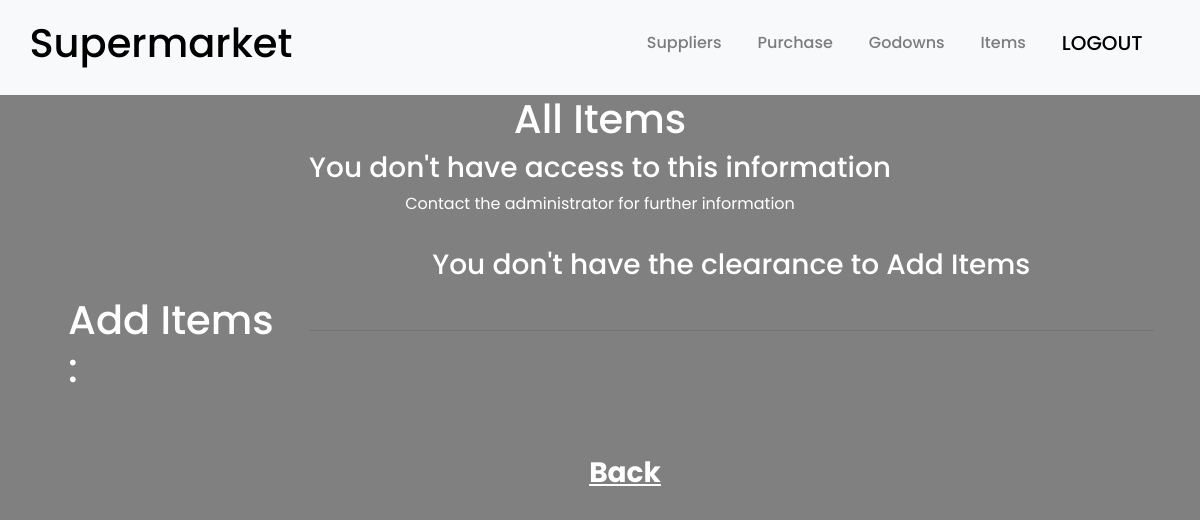
The app's page /items.php (signed in), older data.
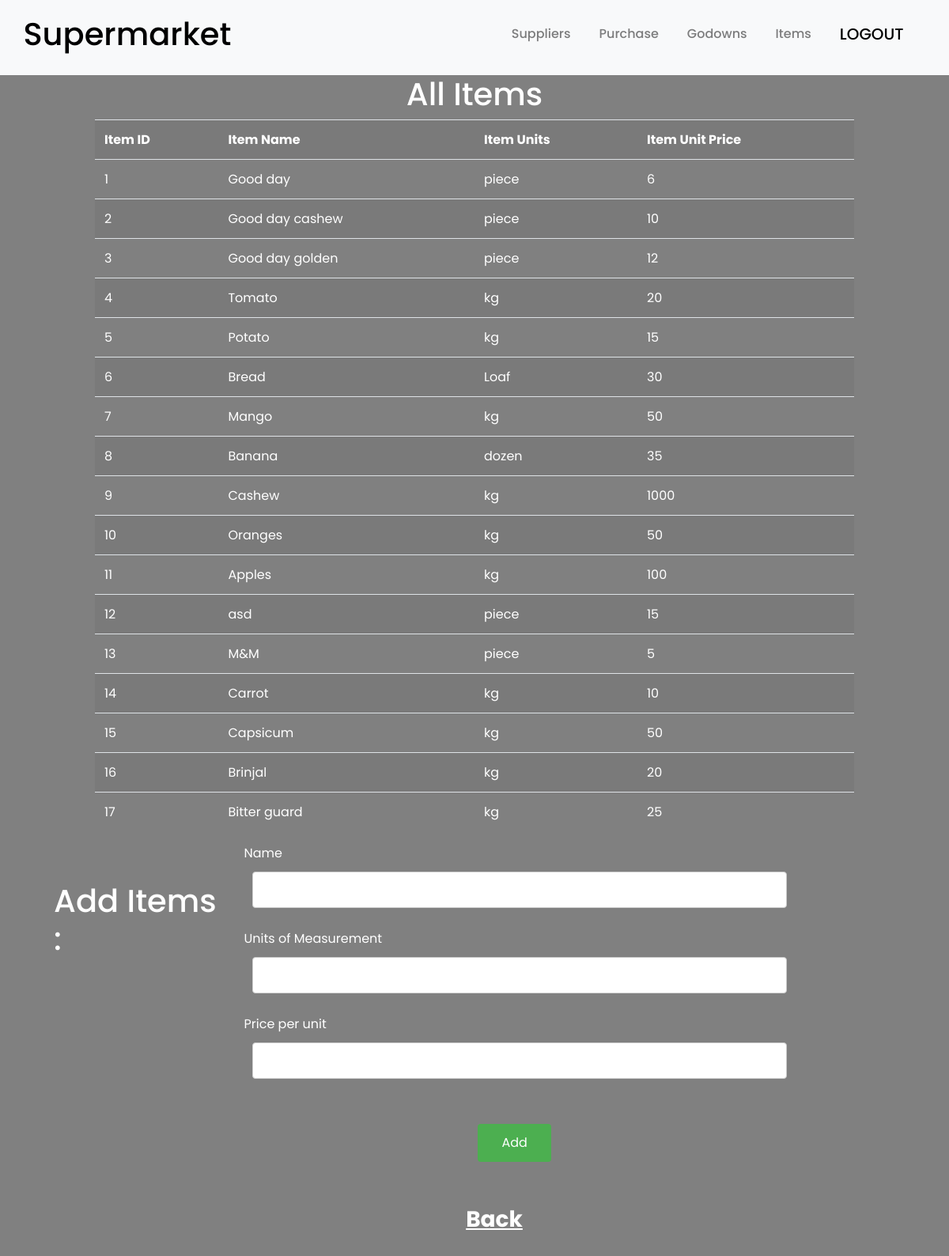
The same page, newer data.
### tables this page shows
CREATE TABLE `item` (
  `Item_ID` smallint(6) NOT NULL,
  `Item_Name` varchar(20) NOT NULL,
  `Item_Units` varchar(10) NOT NULL,
  `Item_Unit_Price` float NOT NULL
);

### items.php (the view, shortened to what this page needs)
<?php include "head.php";
	$Eid = $_SESSION['Eid'];
    $servername = "localhost";
    $username = "root";
    $password = "";
    $dbname = "supermarket";
    $conn = new mysqli($servername, $username, $password, $dbname);
    echo "<h1><center>All Items</center></h1>";
    $perm_sql = "SELECT Read_Access FROM Access_Matrix WHERE Employee_ID = $Eid AND Objects_ID='items' ";
    $permissions = $conn->query($perm_sql);
    if($permissions->fetch_assoc()['Read_Access'] == true)
    {
        $sql = "SELECT * FROM item";
        $result = $conn->query($sql);
        if ($result->num_rows > 0) {
            echo "<table class = 'table table-hover table-striped' ><tr><th>Item ID</th><th>Item Name</th><th>Item Units</th><th>Item Unit Price</th></tr>";
            while($row = $result->fetch_assoc()) {
                echo "<tr><td>" . $row["Item_ID"]. "</td><td>" . $row["Item_Name"]. "</td><td>" . $row["Item_Units"]. "</td><td>" . $row["Item_Unit_Price"]. "</td></tr>";
            }
            echo "</table>";
        } else {
            echo "0 results";
        }
    }else{
        echo"<center>
            <h3>You don't have access to this information<br></h3>
            <p>Contact the administrator for further information</p>
        </center>";
    }
?>
<div class = "container-fluid row padding">
    <div class="col-lg-3 col-md-6 col-sm-6" >
        <h1 style = "padding-left: 20%"><br>Add Items : </h1>
    </div>
    <div class="col-lg-9 col-md-6 col-sm-6" >
        <?php
            $mysqli = new mysqli($servername, $username, $password, $dbname);
            $Eid = $_SESSION['Eid'];
            $perm_sql = "SELECT Write_Access FROM Access_Matrix WHERE Employee_ID = $Eid AND Objects_ID='items' ";
            $permissions = $mysqli->query($perm_sql);
            if($permissions->fetch_assoc()['Write_Access'] == false)
            {
                echo"<center>
                    <h3>You don't have the clearance to Add Items</h3>
                </center><br><hr><br>";
            }
            else{
                echo'<form method="post" id="item_putter">
                    <label>Name</label>
                    <br>
                    <input type="text" name="name" required>
                    <br><br>
                    <label>Units of Measurement</label>
                    <br>
                    <input type="varchar" name="units" required>
                    <br><br>
                    <label>Price per unit</label>
                    <br>
                    <input type="double" name="price" required
                        style = "width: 80%;
                        padding: 10px 20px;
                        margin: 3px 10px;
                        display: inline-block;
                        border: 1px solid #ccc;
                        border-radius: 4px;
                        box-sizing: border-box;"
                    >
                    <br><br>
                    <input type="submit" name="button2" value = "Add">
                </form>';
            }
        ?>
    </div>
</div>
<center>
    <h3>
    <a href='home.php' style = "color : white; font-weight : bold; padding-left : 50px; text-decoration: underline">Back</a>
    </h3>
</center>
</body>
</html>

Row changes from the older to the newer data that the page shows:
now on this page (row edited): item: Item_ID "1", Item_Name "Good day", Item_Units "piece", Item_Unit_Price "6"
now on this page (row unchanged): item: Item_ID "2", Item_Name "Good day cashew", Item_Units "piece", Item_Unit_Price "10"
now on this page (row edited): item: Item_ID "3", Item_Name "Good day golden", Item_Units "piece", Item_Unit_Price "12"
now on this page (row unchanged): item: Item_ID "4", Item_Name "Tomato", Item_Units "kg", Item_Unit_Price "20"
now on this page (row unchanged): item: Item_ID "5", Item_Name "Potato", Item_Units "kg", Item_Unit_Price "15"
now on this page (row unchanged): item: Item_ID "6", Item_Name "Bread", Item_Units "Loaf", Item_Unit_Price "30"
added item: Item_ID "7", Item_Name "Mango", Item_Units "kg", Item_Unit_Price "50"
added item: Item_ID "8", Item_Name "Banana", Item_Units "dozen", Item_Unit_Price "35"
added item: Item_ID "9", Item_Name "Cashew", Item_Units "kg", Item_Unit_Price "1000"
added item: Item_ID "10", Item_Name "Oranges", Item_Units "kg", Item_Unit_Price "50"
added item: Item_ID "11", Item_Name "Apples", Item_Units "kg", Item_Unit_Price "100"
added item: Item_ID "12", Item_Name "asd", Item_Units "piece", Item_Unit_Price "15"
added item: Item_ID "13", Item_Name "M&M", Item_Units "piece", Item_Unit_Price "5"
added item: Item_ID "14", Item_Name "Carrot", Item_Units "kg", Item_Unit_Price "10"
added item: Item_ID "15", Item_Name "Capsicum", Item_Units "kg", Item_Unit_Price "50"
added item: Item_ID "16", Item_Name "Brinjal", Item_Units "kg", Item_Unit_Price "20"
added item: Item_ID "17", Item_Name "Bitter guard", Item_Units "kg", Item_Unit_Price "25"
Text that changed along with them:
form field button2: (not shown) → "Add"
text no longer shown: "You don't have access to this information Contact the administrator for further information You don't have the clearance to Add Items"
text now shown: "Item ID Item Name Item Units Item Unit Price Name Units of Measurement Price per unit"
